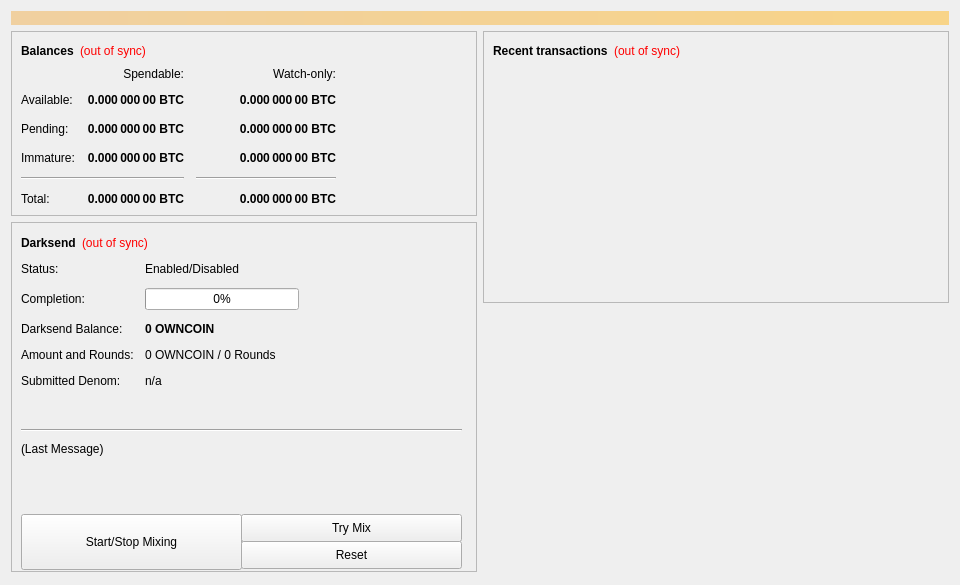
<?xml version="1.0" encoding="UTF-8"?>
<ui version="4.0">
 <class>OverviewPage</class>
 <widget class="QWidget" name="OverviewPage">
  <property name="geometry">
   <rect>
    <x>0</x>
    <y>0</y>
    <width>960</width>
    <height>585</height>
   </rect>
  </property>
  <property name="minimumSize">
   <size>
    <width>960</width>
    <height>0</height>
   </size>
  </property>
  <property name="windowTitle">
   <string>Form</string>
  </property>
  <layout class="QVBoxLayout" name="topLayout">
   <item>
    <widget class="QLabel" name="labelAlerts">
     <property name="visible">
      <bool>false</bool>
     </property>
     <property name="styleSheet">
      <string notr="true">background-color: qlineargradient(x1: 0, y1: 0, x2: 1, y2: 0, stop:0 #F0D0A0, stop:1 #F8D488); color:#000000;</string>
     </property>
     <property name="wordWrap">
      <bool>true</bool>
     </property>
     <property name="margin">
      <number>3</number>
     </property>
    </widget>
   </item>
   <item>
    <layout class="QHBoxLayout" name="horizontalLayout" stretch="1,1">
     <item>
      <layout class="QVBoxLayout" name="verticalLayout_2">
       <item>
        <widget class="QFrame" name="frame">
         <property name="frameShape">
          <enum>QFrame::StyledPanel</enum>
         </property>
         <property name="frameShadow">
          <enum>QFrame::Raised</enum>
         </property>
         <layout class="QVBoxLayout" name="verticalLayout_4">
          <item>
           <layout class="QHBoxLayout" name="horizontalLayout_4">
            <item>
             <widget class="QLabel" name="label_5">
              <property name="font">
               <font>
                <weight>75</weight>
                <bold>true</bold>
               </font>
              </property>
              <property name="text">
               <string>Balances</string>
              </property>
             </widget>
            </item>
            <item>
             <widget class="QLabel" name="labelWalletStatus">
              <property name="cursor">
               <cursorShape>WhatsThisCursor</cursorShape>
              </property>
              <property name="toolTip">
               <string>The displayed information may be out of date. Your wallet automatically synchronizes with the Owncoin network after a connection is established, but this process has not completed yet.</string>
              </property>
              <property name="styleSheet">
               <string notr="true">QLabel { color: red; }</string>
              </property>
              <property name="text">
               <string notr="true">(out of sync)</string>
              </property>
              <property name="alignment">
               <set>Qt::AlignLeading|Qt::AlignLeft|Qt::AlignVCenter</set>
              </property>
             </widget>
            </item>
            <item>
             <spacer name="horizontalSpacer_3">
              <property name="orientation">
               <enum>Qt::Horizontal</enum>
              </property>
              <property name="sizeHint" stdset="0">
               <size>
                <width>40</width>
                <height>20</height>
               </size>
              </property>
             </spacer>
            </item>
           </layout>
          </item>
          <item>
           <layout class="QGridLayout" name="gridLayout">
            <property name="spacing">
             <number>12</number>
            </property>
            <item row="2" column="2">
             <widget class="QLabel" name="labelWatchPending">
              <property name="font">
               <font>
                <weight>75</weight>
                <bold>true</bold>
               </font>
              </property>
              <property name="cursor">
               <cursorShape>IBeamCursor</cursorShape>
              </property>
              <property name="toolTip">
               <string>Unconfirmed transactions to watch-only addresses</string>
              </property>
              <property name="text">
               <string notr="true">0.000 000 00 BTC</string>
              </property>
              <property name="alignment">
               <set>Qt::AlignRight|Qt::AlignTrailing|Qt::AlignVCenter</set>
              </property>
              <property name="textInteractionFlags">
               <set>Qt::LinksAccessibleByMouse|Qt::TextSelectableByKeyboard|Qt::TextSelectableByMouse</set>
              </property>
             </widget>
            </item>
            <item row="2" column="1">
             <widget class="QLabel" name="labelUnconfirmed">
              <property name="font">
               <font>
                <weight>75</weight>
                <bold>true</bold>
               </font>
              </property>
              <property name="cursor">
               <cursorShape>IBeamCursor</cursorShape>
              </property>
              <property name="toolTip">
               <string>Total of transactions that have yet to be confirmed, and do not yet count toward the spendable balance</string>
              </property>
              <property name="text">
               <string notr="true">0.000 000 00 BTC</string>
              </property>
              <property name="alignment">
               <set>Qt::AlignRight|Qt::AlignTrailing|Qt::AlignVCenter</set>
              </property>
              <property name="textInteractionFlags">
               <set>Qt::LinksAccessibleByMouse|Qt::TextSelectableByKeyboard|Qt::TextSelectableByMouse</set>
              </property>
             </widget>
            </item>
            <item row="3" column="2">
             <widget class="QLabel" name="labelWatchImmature">
              <property name="font">
               <font>
                <weight>75</weight>
                <bold>true</bold>
               </font>
              </property>
              <property name="cursor">
               <cursorShape>IBeamCursor</cursorShape>
              </property>
              <property name="toolTip">
               <string>Mined balance in watch-only addresses that has not yet matured</string>
              </property>
              <property name="text">
               <string notr="true">0.000 000 00 BTC</string>
              </property>
              <property name="alignment">
               <set>Qt::AlignRight|Qt::AlignTrailing|Qt::AlignVCenter</set>
              </property>
              <property name="textInteractionFlags">
               <set>Qt::LinksAccessibleByMouse|Qt::TextSelectableByKeyboard|Qt::TextSelectableByMouse</set>
              </property>
             </widget>
            </item>
            <item row="4" column="0" colspan="2">
             <widget class="Line" name="lineSpendableBalance">
              <property name="orientation">
               <enum>Qt::Horizontal</enum>
              </property>
             </widget>
            </item>
            <item row="4" column="2">
             <widget class="Line" name="lineWatchBalance">
              <property name="sizePolicy">
               <sizepolicy hsizetype="Preferred" vsizetype="Fixed">
                <horstretch>0</horstretch>
                <verstretch>0</verstretch>
               </sizepolicy>
              </property>
              <property name="minimumSize">
               <size>
                <width>140</width>
                <height>0</height>
               </size>
              </property>
              <property name="orientation">
               <enum>Qt::Horizontal</enum>
              </property>
             </widget>
            </item>
            <item row="5" column="0">
             <widget class="QLabel" name="labelTotalText">
              <property name="text">
               <string>Total:</string>
              </property>
             </widget>
            </item>
            <item row="3" column="1">
             <widget class="QLabel" name="labelImmature">
              <property name="font">
               <font>
                <weight>75</weight>
                <bold>true</bold>
               </font>
              </property>
              <property name="cursor">
               <cursorShape>IBeamCursor</cursorShape>
              </property>
              <property name="toolTip">
               <string>Mined balance that has not yet matured</string>
              </property>
              <property name="text">
               <string notr="true">0.000 000 00 BTC</string>
              </property>
              <property name="alignment">
               <set>Qt::AlignRight|Qt::AlignTrailing|Qt::AlignVCenter</set>
              </property>
              <property name="textInteractionFlags">
               <set>Qt::LinksAccessibleByMouse|Qt::TextSelectableByKeyboard|Qt::TextSelectableByMouse</set>
              </property>
             </widget>
            </item>
            <item row="2" column="3">
             <spacer name="horizontalSpacer_2">
              <property name="orientation">
               <enum>Qt::Horizontal</enum>
              </property>
              <property name="sizeHint" stdset="0">
               <size>
                <width>40</width>
                <height>20</height>
               </size>
              </property>
             </spacer>
            </item>
            <item row="3" column="0">
             <widget class="QLabel" name="labelImmatureText">
              <property name="text">
               <string>Immature:</string>
              </property>
             </widget>
            </item>
            <item row="5" column="1">
             <widget class="QLabel" name="labelTotal">
              <property name="font">
               <font>
                <weight>75</weight>
                <bold>true</bold>
               </font>
              </property>
              <property name="cursor">
               <cursorShape>IBeamCursor</cursorShape>
              </property>
              <property name="toolTip">
               <string>Your current total balance</string>
              </property>
              <property name="text">
               <string notr="true">0.000 000 00 BTC</string>
              </property>
              <property name="alignment">
               <set>Qt::AlignRight|Qt::AlignTrailing|Qt::AlignVCenter</set>
              </property>
              <property name="textInteractionFlags">
               <set>Qt::LinksAccessibleByMouse|Qt::TextSelectableByKeyboard|Qt::TextSelectableByMouse</set>
              </property>
             </widget>
            </item>
            <item row="5" column="2">
             <widget class="QLabel" name="labelWatchTotal">
              <property name="font">
               <font>
                <weight>75</weight>
                <bold>true</bold>
               </font>
              </property>
              <property name="cursor">
               <cursorShape>IBeamCursor</cursorShape>
              </property>
              <property name="toolTip">
               <string>Current total balance in watch-only addresses</string>
              </property>
              <property name="text">
               <string notr="true">0.000 000 00 BTC</string>
              </property>
              <property name="alignment">
               <set>Qt::AlignRight|Qt::AlignTrailing|Qt::AlignVCenter</set>
              </property>
              <property name="textInteractionFlags">
               <set>Qt::LinksAccessibleByMouse|Qt::TextSelectableByKeyboard|Qt::TextSelectableByMouse</set>
              </property>
             </widget>
            </item>
            <item row="0" column="2">
             <widget class="QLabel" name="labelWatchonly">
              <property name="text">
               <string>Watch-only:</string>
              </property>
              <property name="alignment">
               <set>Qt::AlignRight|Qt::AlignTrailing|Qt::AlignVCenter</set>
              </property>
             </widget>
            </item>
            <item row="1" column="0">
             <widget class="QLabel" name="labelBalanceText">
              <property name="text">
               <string>Available:</string>
              </property>
             </widget>
            </item>
            <item row="1" column="1">
             <widget class="QLabel" name="labelBalance">
              <property name="font">
               <font>
                <weight>75</weight>
                <bold>true</bold>
               </font>
              </property>
              <property name="cursor">
               <cursorShape>IBeamCursor</cursorShape>
              </property>
              <property name="toolTip">
               <string>Your current spendable balance</string>
              </property>
              <property name="text">
               <string notr="true">0.000 000 00 BTC</string>
              </property>
              <property name="alignment">
               <set>Qt::AlignRight|Qt::AlignTrailing|Qt::AlignVCenter</set>
              </property>
              <property name="textInteractionFlags">
               <set>Qt::LinksAccessibleByMouse|Qt::TextSelectableByKeyboard|Qt::TextSelectableByMouse</set>
              </property>
             </widget>
            </item>
            <item row="1" column="2">
             <widget class="QLabel" name="labelWatchAvailable">
              <property name="font">
               <font>
                <weight>75</weight>
                <bold>true</bold>
               </font>
              </property>
              <property name="cursor">
               <cursorShape>IBeamCursor</cursorShape>
              </property>
              <property name="toolTip">
               <string>Your current balance in watch-only addresses</string>
              </property>
              <property name="text">
               <string notr="true">0.000 000 00 BTC</string>
              </property>
              <property name="alignment">
               <set>Qt::AlignRight|Qt::AlignTrailing|Qt::AlignVCenter</set>
              </property>
              <property name="textInteractionFlags">
               <set>Qt::LinksAccessibleByMouse|Qt::TextSelectableByKeyboard|Qt::TextSelectableByMouse</set>
              </property>
             </widget>
            </item>
            <item row="2" column="0">
             <widget class="QLabel" name="labelPendingText">
              <property name="text">
               <string>Pending:</string>
              </property>
             </widget>
            </item>
            <item row="0" column="1">
             <widget class="QLabel" name="labelSpendable">
              <property name="text">
               <string>Spendable:</string>
              </property>
              <property name="alignment">
               <set>Qt::AlignRight|Qt::AlignTrailing|Qt::AlignVCenter</set>
              </property>
             </widget>
            </item>
           </layout>
          </item>
         </layout>
        </widget>
       </item>
       <item>
        <widget class="QFrame" name="frameDarksend">
         <property name="minimumSize">
          <size>
           <width>0</width>
           <height>350</height>
          </size>
         </property>
         <property name="layoutDirection">
          <enum>Qt::LeftToRight</enum>
         </property>
         <property name="frameShape">
          <enum>QFrame::StyledPanel</enum>
         </property>
         <property name="frameShadow">
          <enum>QFrame::Raised</enum>
         </property>
         <widget class="QWidget" name="formLayoutWidget">
          <property name="geometry">
           <rect>
            <x>10</x>
            <y>40</y>
            <width>451</width>
            <height>161</height>
           </rect>
          </property>
          <layout class="QFormLayout" name="formLayout">
           <property name="fieldGrowthPolicy">
            <enum>QFormLayout::AllNonFixedFieldsGrow</enum>
           </property>
           <property name="horizontalSpacing">
            <number>11</number>
           </property>
           <property name="verticalSpacing">
            <number>12</number>
           </property>
           <item row="0" column="0">
            <widget class="QLabel" name="label_6">
             <property name="text">
              <string>Status:</string>
             </property>
            </widget>
           </item>
           <item row="1" column="0">
            <widget class="QLabel" name="label_7">
             <property name="text">
              <string>Completion:</string>
             </property>
            </widget>
           </item>
           <item row="1" column="1">
            <widget class="QProgressBar" name="darksendProgress">
             <property name="maximumSize">
              <size>
               <width>154</width>
               <height>16777215</height>
              </size>
             </property>
             <property name="value">
              <number>0</number>
             </property>
            </widget>
           </item>
           <item row="2" column="0">
            <widget class="QLabel" name="labelAnonymizedText">
             <property name="text">
              <string>Darksend Balance:</string>
             </property>
            </widget>
           </item>
           <item row="2" column="1">
            <widget class="QLabel" name="labelAnonymized">
             <property name="font">
              <font>
               <weight>75</weight>
               <bold>true</bold>
              </font>
             </property>
             <property name="text">
              <string notr="true">0 OWNCOIN</string>
             </property>
            </widget>
           </item>
           <item row="3" column="0">
            <widget class="QLabel" name="label_8">
             <property name="text">
              <string>Amount and Rounds:</string>
             </property>
            </widget>
           </item>
           <item row="3" column="1">
            <widget class="QLabel" name="labelAmountRounds">
             <property name="text">
              <string>0 OWNCOIN / 0 Rounds</string>
             </property>
            </widget>
           </item>
           <item row="4" column="0">
            <widget class="QLabel" name="label_9">
             <property name="text">
              <string>Submitted Denom:</string>
             </property>
            </widget>
           </item>
           <item row="4" column="1">
            <widget class="QLabel" name="labelSubmittedDenom">
             <property name="toolTip">
              <string>The denominations you submitted to the Masternode.&lt;br&gt;To mix, other users must submit the exact same denominations.</string>
             </property>
             <property name="text">
              <string>n/a</string>
             </property>
            </widget>
           </item>
           <item row="0" column="1">
            <widget class="QLabel" name="darksendEnabled">
             <property name="text">
              <string>Enabled/Disabled</string>
             </property>
            </widget>
           </item>
          </layout>
         </widget>
         <widget class="QPushButton" name="runAutoDenom">
          <property name="geometry">
           <rect>
            <x>251</x>
            <y>17</y>
            <width>1</width>
            <height>1</height>
           </rect>
          </property>
          <property name="palette">
           <palette>
            <active>
             <colorrole role="WindowText">
              <brush brushstyle="SolidPattern">
               <color alpha="255">
                <red>0</red>
                <green>0</green>
                <blue>0</blue>
               </color>
              </brush>
             </colorrole>
             <colorrole role="Button">
              <brush brushstyle="SolidPattern">
               <color alpha="255">
                <red>239</red>
                <green>238</green>
                <blue>238</blue>
               </color>
              </brush>
             </colorrole>
             <colorrole role="Light">
              <brush brushstyle="SolidPattern">
               <color alpha="255">
                <red>255</red>
                <green>255</green>
                <blue>255</blue>
               </color>
              </brush>
             </colorrole>
             <colorrole role="Midlight">
              <brush brushstyle="SolidPattern">
               <color alpha="255">
                <red>247</red>
                <green>246</green>
                <blue>246</blue>
               </color>
              </brush>
             </colorrole>
             <colorrole role="Dark">
              <brush brushstyle="SolidPattern">
               <color alpha="255">
                <red>119</red>
                <green>119</green>
                <blue>119</blue>
               </color>
              </brush>
             </colorrole>
             <colorrole role="Mid">
              <brush brushstyle="SolidPattern">
               <color alpha="255">
                <red>159</red>
                <green>159</green>
                <blue>159</blue>
               </color>
              </brush>
             </colorrole>
             <colorrole role="Text">
              <brush brushstyle="SolidPattern">
               <color alpha="255">
                <red>0</red>
                <green>0</green>
                <blue>0</blue>
               </color>
              </brush>
             </colorrole>
             <colorrole role="BrightText">
              <brush brushstyle="SolidPattern">
               <color alpha="255">
                <red>255</red>
                <green>255</green>
                <blue>255</blue>
               </color>
              </brush>
             </colorrole>
             <colorrole role="ButtonText">
              <brush brushstyle="SolidPattern">
               <color alpha="255">
                <red>0</red>
                <green>0</green>
                <blue>0</blue>
               </color>
              </brush>
             </colorrole>
             <colorrole role="Base">
              <brush brushstyle="SolidPattern">
               <color alpha="255">
                <red>255</red>
                <green>255</green>
                <blue>255</blue>
               </color>
              </brush>
             </colorrole>
             <colorrole role="Window">
              <brush brushstyle="SolidPattern">
               <color alpha="255">
                <red>239</red>
                <green>238</green>
                <blue>238</blue>
               </color>
              </brush>
             </colorrole>
             <colorrole role="Shadow">
              <brush brushstyle="SolidPattern">
               <color alpha="255">
                <red>0</red>
                <green>0</green>
                <blue>0</blue>
               </color>
              </brush>
             </colorrole>
             <colorrole role="AlternateBase">
              <brush brushstyle="SolidPattern">
               <color alpha="255">
                <red>247</red>
                <green>246</green>
                <blue>246</blue>
               </color>
              </brush>
             </colorrole>
             <colorrole role="ToolTipBase">
              <brush brushstyle="SolidPattern">
               <color alpha="255">
                <red>255</red>
                <green>255</green>
                <blue>220</blue>
               </color>
              </brush>
             </colorrole>
             <colorrole role="ToolTipText">
              <brush brushstyle="SolidPattern">
               <color alpha="255">
                <red>0</red>
                <green>0</green>
                <blue>0</blue>
               </color>
              </brush>
             </colorrole>
            </active>
            <inactive>
             <colorrole role="WindowText">
              <brush brushstyle="SolidPattern">
               <color alpha="255">
                <red>0</red>
                <green>0</green>
                <blue>0</blue>
               </color>
              </brush>
             </colorrole>
             <colorrole role="Button">
              <brush brushstyle="SolidPattern">
               <color alpha="255">
                <red>239</red>
                <green>238</green>
                <blue>238</blue>
               </color>
              </brush>
             </colorrole>
             <colorrole role="Light">
              <brush brushstyle="SolidPattern">
               <color alpha="255">
                <red>255</red>
                <green>255</green>
                <blue>255</blue>
               </color>
              </brush>
             </colorrole>
             <colorrole role="Midlight">
              <brush brushstyle="SolidPattern">
               <color alpha="255">
                <red>247</red>
                <green>246</green>
                <blue>246</blue>
               </color>
              </brush>
             </colorrole>
             <colorrole role="Dark">
              <brush brushstyle="SolidPattern">
               <color alpha="255">
                <red>119</red>
                <green>119</green>
                <blue>119</blue>
               </color>
              </brush>
             </colorrole>
             <colorrole role="Mid">
              <brush brushstyle="SolidPattern">
               <color alpha="255">
                <red>159</red>
                <green>159</green>
                <blue>159</blue>
               </color>
              </brush>
             </colorrole>
             <colorrole role="Text">
              <brush brushstyle="SolidPattern">
               <color alpha="255">
                <red>0</red>
                <green>0</green>
                <blue>0</blue>
               </color>
              </brush>
             </colorrole>
             <colorrole role="BrightText">
              <brush brushstyle="SolidPattern">
               <color alpha="255">
                <red>255</red>
                <green>255</green>
                <blue>255</blue>
               </color>
              </brush>
             </colorrole>
             <colorrole role="ButtonText">
              <brush brushstyle="SolidPattern">
               <color alpha="255">
                <red>0</red>
                <green>0</green>
                <blue>0</blue>
               </color>
              </brush>
             </colorrole>
             <colorrole role="Base">
              <brush brushstyle="SolidPattern">
               <color alpha="255">
                <red>255</red>
                <green>255</green>
                <blue>255</blue>
               </color>
              </brush>
             </colorrole>
             <colorrole role="Window">
              <brush brushstyle="SolidPattern">
               <color alpha="255">
                <red>239</red>
                <green>238</green>
                <blue>238</blue>
               </color>
              </brush>
             </colorrole>
             <colorrole role="Shadow">
              <brush brushstyle="SolidPattern">
               <color alpha="255">
                <red>0</red>
                <green>0</green>
                <blue>0</blue>
               </color>
              </brush>
             </colorrole>
             <colorrole role="AlternateBase">
              <brush brushstyle="SolidPattern">
               <color alpha="255">
                <red>247</red>
                <green>246</green>
                <blue>246</blue>
               </color>
              </brush>
             </colorrole>
             <colorrole role="ToolTipBase">
              <brush brushstyle="SolidPattern">
               <color alpha="255">
                <red>255</red>
                <green>255</green>
                <blue>220</blue>
               </color>
              </brush>
             </colorrole>
             <colorrole role="ToolTipText">
              <brush brushstyle="SolidPattern">
               <color alpha="255">
                <red>0</red>
                <green>0</green>
                <blue>0</blue>
               </color>
              </brush>
             </colorrole>
            </inactive>
            <disabled>
             <colorrole role="WindowText">
              <brush brushstyle="SolidPattern">
               <color alpha="255">
                <red>119</red>
                <green>119</green>
                <blue>119</blue>
               </color>
              </brush>
             </colorrole>
             <colorrole role="Button">
              <brush brushstyle="SolidPattern">
               <color alpha="255">
                <red>239</red>
                <green>238</green>
                <blue>238</blue>
               </color>
              </brush>
             </colorrole>
             <colorrole role="Light">
              <brush brushstyle="SolidPattern">
               <color alpha="255">
                <red>255</red>
                <green>255</green>
                <blue>255</blue>
               </color>
              </brush>
             </colorrole>
             <colorrole role="Midlight">
              <brush brushstyle="SolidPattern">
               <color alpha="255">
                <red>247</red>
                <green>246</green>
                <blue>246</blue>
               </color>
              </brush>
             </colorrole>
             <colorrole role="Dark">
              <brush brushstyle="SolidPattern">
               <color alpha="255">
                <red>119</red>
                <green>119</green>
                <blue>119</blue>
               </color>
              </brush>
             </colorrole>
             <colorrole role="Mid">
              <brush brushstyle="SolidPattern">
               <color alpha="255">
                <red>159</red>
                <green>159</green>
                <blue>159</blue>
               </color>
              </brush>
             </colorrole>
             <colorrole role="Text">
              <brush brushstyle="SolidPattern">
               <color alpha="255">
                <red>119</red>
                <green>119</green>
                <blue>119</blue>
               </color>
              </brush>
             </colorrole>
             <colorrole role="BrightText">
              <brush brushstyle="SolidPattern">
               <color alpha="255">
                <red>255</red>
                <green>255</green>
                <blue>255</blue>
               </color>
              </brush>
             </colorrole>
             <colorrole role="ButtonText">
              <brush brushstyle="SolidPattern">
               <color alpha="255">
                <red>119</red>
                <green>119</green>
                <blue>119</blue>
               </color>
              </brush>
             </colorrole>
             <colorrole role="Base">
              <brush brushstyle="SolidPattern">
               <color alpha="255">
                <red>239</red>
                <green>238</green>
                <blue>238</blue>
               </color>
              </brush>
             </colorrole>
             <colorrole role="Window">
              <brush brushstyle="SolidPattern">
               <color alpha="255">
                <red>239</red>
                <green>238</green>
                <blue>238</blue>
               </color>
              </brush>
             </colorrole>
             <colorrole role="Shadow">
              <brush brushstyle="SolidPattern">
               <color alpha="255">
                <red>0</red>
                <green>0</green>
                <blue>0</blue>
               </color>
              </brush>
             </colorrole>
             <colorrole role="AlternateBase">
              <brush brushstyle="SolidPattern">
               <color alpha="255">
                <red>239</red>
                <green>238</green>
                <blue>238</blue>
               </color>
              </brush>
             </colorrole>
             <colorrole role="ToolTipBase">
              <brush brushstyle="SolidPattern">
               <color alpha="255">
                <red>255</red>
                <green>255</green>
                <blue>220</blue>
               </color>
              </brush>
             </colorrole>
             <colorrole role="ToolTipText">
              <brush brushstyle="SolidPattern">
               <color alpha="255">
                <red>0</red>
                <green>0</green>
                <blue>0</blue>
               </color>
              </brush>
             </colorrole>
            </disabled>
           </palette>
          </property>
          <property name="focusPolicy">
           <enum>Qt::NoFocus</enum>
          </property>
          <property name="autoFillBackground">
           <bool>true</bool>
          </property>
          <property name="text">
           <string/>
          </property>
          <property name="flat">
           <bool>true</bool>
          </property>
         </widget>
         <widget class="QPushButton" name="toggleDarksend">
          <property name="geometry">
           <rect>
            <x>10</x>
            <y>292</y>
            <width>221</width>
            <height>56</height>
           </rect>
          </property>
          <property name="sizePolicy">
           <sizepolicy hsizetype="MinimumExpanding" vsizetype="Fixed">
            <horstretch>0</horstretch>
            <verstretch>0</verstretch>
           </sizepolicy>
          </property>
          <property name="text">
           <string>Start/Stop Mixing</string>
          </property>
         </widget>
         <widget class="Line" name="lineLastMessage">
          <property name="geometry">
           <rect>
            <x>10</x>
            <y>200</y>
            <width>441</width>
            <height>16</height>
           </rect>
          </property>
          <property name="orientation">
           <enum>Qt::Horizontal</enum>
          </property>
         </widget>
         <widget class="QLabel" name="darksendStatus">
          <property name="geometry">
           <rect>
            <x>10</x>
            <y>220</y>
            <width>451</width>
            <height>61</height>
           </rect>
          </property>
          <property name="minimumSize">
           <size>
            <width>288</width>
            <height>43</height>
           </size>
          </property>
          <property name="text">
           <string>(Last Message)</string>
          </property>
          <property name="alignment">
           <set>Qt::AlignLeading|Qt::AlignLeft|Qt::AlignTop</set>
          </property>
          <property name="wordWrap">
           <bool>true</bool>
          </property>
         </widget>
         <widget class="QPushButton" name="darksendAuto">
          <property name="geometry">
           <rect>
            <x>230</x>
            <y>292</y>
            <width>221</width>
            <height>28</height>
           </rect>
          </property>
          <property name="sizePolicy">
           <sizepolicy hsizetype="MinimumExpanding" vsizetype="Fixed">
            <horstretch>0</horstretch>
            <verstretch>0</verstretch>
           </sizepolicy>
          </property>
          <property name="toolTip">
           <string>Try to manually submit a Darksend request.</string>
          </property>
          <property name="text">
           <string>Try Mix</string>
          </property>
         </widget>
         <widget class="QPushButton" name="darksendReset">
          <property name="geometry">
           <rect>
            <x>230</x>
            <y>319</y>
            <width>221</width>
            <height>28</height>
           </rect>
          </property>
          <property name="sizePolicy">
           <sizepolicy hsizetype="MinimumExpanding" vsizetype="Fixed">
            <horstretch>0</horstretch>
            <verstretch>0</verstretch>
           </sizepolicy>
          </property>
          <property name="toolTip">
           <string>Reset the current status of Darksend (can interrupt Darksend if it's in the process of Mixing, which can cost you money!)</string>
          </property>
          <property name="autoFillBackground">
           <bool>false</bool>
          </property>
          <property name="text">
           <string>Reset</string>
          </property>
         </widget>
         <widget class="QWidget" name="layoutWidget">
          <property name="geometry">
           <rect>
            <x>10</x>
            <y>10</y>
            <width>431</width>
            <height>22</height>
           </rect>
          </property>
          <layout class="QHBoxLayout" name="horizontalLayout_5">
           <item>
            <widget class="QLabel" name="label_2">
             <property name="font">
              <font>
               <weight>75</weight>
               <bold>true</bold>
              </font>
             </property>
             <property name="text">
              <string>Darksend</string>
             </property>
            </widget>
           </item>
           <item>
            <widget class="QLabel" name="labelDarksendSyncStatus">
             <property name="toolTip">
              <string>The displayed information may be out of date. Your wallet automatically synchronizes with the Owncoin network after a connection is established, but this process has not completed yet.</string>
             </property>
             <property name="styleSheet">
              <string notr="true">QLabel { color: red; }</string>
             </property>
             <property name="text">
              <string notr="true">(out of sync)</string>
             </property>
             <property name="alignment">
              <set>Qt::AlignLeading|Qt::AlignLeft|Qt::AlignVCenter</set>
             </property>
            </widget>
           </item>
           <item>
            <spacer name="horizontalSpacer_4">
             <property name="orientation">
              <enum>Qt::Horizontal</enum>
             </property>
             <property name="sizeHint" stdset="0">
              <size>
               <width>40</width>
               <height>20</height>
              </size>
             </property>
            </spacer>
           </item>
          </layout>
         </widget>
        </widget>
       </item>
       <item>
        <spacer name="verticalSpacer">
         <property name="orientation">
          <enum>Qt::Vertical</enum>
         </property>
         <property name="sizeHint" stdset="0">
          <size>
           <width>20</width>
           <height>40</height>
          </size>
         </property>
        </spacer>
       </item>
      </layout>
     </item>
     <item>
      <layout class="QVBoxLayout" name="verticalLayout_3">
       <item>
        <widget class="QFrame" name="frame_2">
         <property name="frameShape">
          <enum>QFrame::StyledPanel</enum>
         </property>
         <property name="frameShadow">
          <enum>QFrame::Raised</enum>
         </property>
         <layout class="QVBoxLayout" name="verticalLayout">
          <item>
           <layout class="QHBoxLayout" name="horizontalLayout_2">
            <item>
             <widget class="QLabel" name="label_4">
              <property name="font">
               <font>
                <weight>75</weight>
                <bold>true</bold>
               </font>
              </property>
              <property name="text">
               <string>Recent transactions</string>
              </property>
             </widget>
            </item>
            <item>
             <widget class="QLabel" name="labelTransactionsStatus">
              <property name="cursor">
               <cursorShape>WhatsThisCursor</cursorShape>
              </property>
              <property name="toolTip">
               <string>The displayed information may be out of date. Your wallet automatically synchronizes with the Owncoin network after a connection is established, but this process has not completed yet.</string>
              </property>
              <property name="styleSheet">
               <string notr="true">QLabel { color: red; }</string>
              </property>
              <property name="text">
               <string notr="true">(out of sync)</string>
              </property>
              <property name="alignment">
               <set>Qt::AlignRight|Qt::AlignTrailing|Qt::AlignVCenter</set>
              </property>
             </widget>
            </item>
            <item>
             <spacer name="horizontalSpacer">
              <property name="orientation">
               <enum>Qt::Horizontal</enum>
              </property>
              <property name="sizeHint" stdset="0">
               <size>
                <width>40</width>
                <height>20</height>
               </size>
              </property>
             </spacer>
            </item>
           </layout>
          </item>
          <item>
           <widget class="QListView" name="listTransactions">
            <property name="styleSheet">
             <string notr="true">QListView { background: transparent; }</string>
            </property>
            <property name="frameShape">
             <enum>QFrame::NoFrame</enum>
            </property>
            <property name="verticalScrollBarPolicy">
             <enum>Qt::ScrollBarAlwaysOff</enum>
            </property>
            <property name="horizontalScrollBarPolicy">
             <enum>Qt::ScrollBarAlwaysOff</enum>
            </property>
            <property name="selectionMode">
             <enum>QAbstractItemView::NoSelection</enum>
            </property>
           </widget>
          </item>
         </layout>
        </widget>
       </item>
       <item>
        <spacer name="verticalSpacer_2">
         <property name="orientation">
          <enum>Qt::Vertical</enum>
         </property>
         <property name="sizeHint" stdset="0">
          <size>
           <width>20</width>
           <height>40</height>
          </size>
         </property>
        </spacer>
       </item>
      </layout>
     </item>
    </layout>
   </item>
  </layout>
 </widget>
 <resources/>
 <connections/>
</ui>
